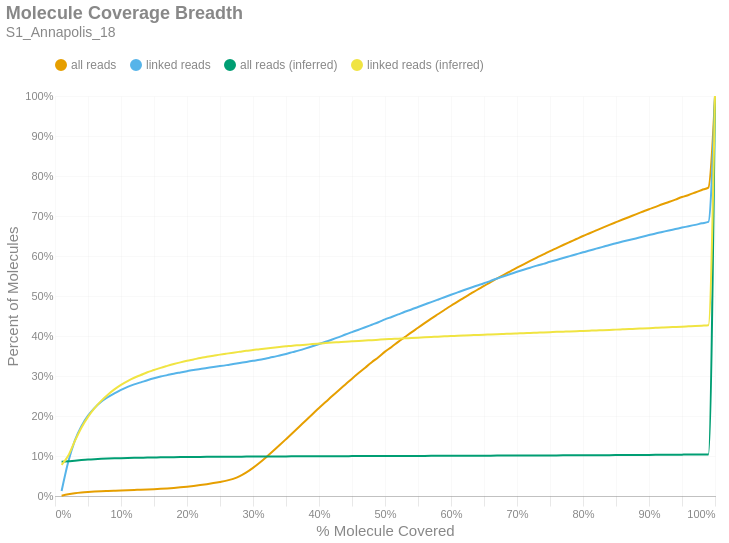

Here is the notebook cell this chart was saved with:
### Markdown cell above
### Molecule Read Coverage
This chart shows molecule coverage breadth as computed by the number of bases aligned to that molecule. In other words, "*how much of each unique long molecule is actually sequenced/aligned?*" Keep in mind there is a distinction between sequences and alignments, since some sequences belonging to a particular molecule may not align well and wouldn't appear in the alignment data. This chart also shows molecule coverage breadth as computed by the *inferred fragment* from which the aligned sequences originate. Unlike read coverage, this calculation takes into account the total insert size, including unsequenced gaps between the forward and reverse reads. Like the previous figures, these are cumulative percents.

### Code cell
if SKIPLR:
    print_html(f"Skipped")
else:
    binned_df = consolidated_hist(valids['coverage_bp'], mask, 0.01, True)
    binned_df_inf = consolidated_hist(valids['coverage_inserts'], mask, 0.01, True)
    binned_df = binned_df.with_columns(pl.lit(binned_df_inf['all reads (cumsum)']).alias('all reads (inferred)'))
    binned_df = binned_df.with_columns(pl.lit(binned_df_inf['linked reads (cumsum)']).alias('linked reads (inferred)'))
    binned_df = binned_df.with_columns(
        (pl.col('bin').cast(pl.Float64) + 0.01).alias('right_edge')
    )

    with SafeRender(binned_df):
        (
            density_plot(binned_df, 'Molecule Coverage Breadth', samplename, 'molcov', ['all reads (inferred)','linked reads (inferred)'])
            .encode(
                #x=alt.X('bin:Q', title="% Molecule Covered").axis(format = '%').scale(padding=0),
                x=alt.X('right_edge:Q', title="% Molecule Covered").axis(format='%').scale(padding=0),
                y=alt.Y('value:Q', title='Percent of Molecules')
                    .axis(format='%')
                    .stack(False)
                    .scale(domainMin=0, padding=0),
                color=alt.Color("key:N").scale(domain = ["all reads", "linked reads", "all reads (inferred)", "linked reads (inferred)"]),
                tooltip = [
                    alt.Tooltip("key:N", title = "Data Type"),
                    alt.Tooltip("range_label:N", title="% Molecule Covered"),
                    alt.Tooltip("value:Q", format = ".2%", title="% Molecules")
                ]
            )
        ).display()

### Figure 1 — Vega-Lite specification as saved in the notebook (floating-point values rounded to 4 significant figures)
{"width": "container", "height": 400, "config": {"title": {"anchor": "start", "dy": -15, "fontSize": 18, "color": "#888888", "subtitleColor": "#888888", "subtitleFontSize": 14}, "arc": {"fill": "#0072B2"}, "axis": {"domainColor": "#888888", "domainWidth": 0.5, "gridWidth": 0.2, "grid": false, "titleFontWeight": 400, "titleFontSize": 15, "labelFontSize": 11, "labelColor": "#888888", "tickColor": "#888888", "tickWidth": 0.2, "titleColor": "#888888"}, "axisBand": {"grid": false}, "axisX": {"grid": true, "tickSize": 10, "domainCap": "round"}, "axisY": {"domain": false, "grid": true, "tickSize": 0, "domainCap": "round"}, "background": "transparent", "header": {"labelFontSize": 15, "labelColor": "#888888", "titleFontSize": 15, "titleFontWeight": 600, "titleColor": "#888888"}, "legend": {"labelFont": "sans-serif", "labelFontSize": 12, "labelColor": "#888888", "symbolSize": 100, "symbolType": "circle", "titleFontSize": 12, "titlePadding": 10, "titleColor": "#888888", "title": null, "orient": "top"}, "range": {"category": ["#E69F00", "#56B4E9", "#009E73", "#F0E442", "#0072B2", "#D55E00", "#CC79A7", "#000000"], "diverging": ["#cfe8f3", "#a2d4ec", "#73bfe2", "#46abdb", "#1696d2", "#12719e"]}, "area": {"fill": "#0072B2", "fillOpacity": 0.7, "line": true, "strokeOpacity": 0.7}, "line": {"color": "#0072B2", "stroke": "#0072B2", "strokeWidth": 2}, "trail": {"color": "#0072B2", "stroke": "#0072B2", "strokeWidth": 0, "size": 1}, "point": {"filled": true, "fillOpacity": 1.0, "size": 95}, "text": {"color": "#888888", "fontSize": 11, "align": "right", "fontWeight": 400, "size": 11}, "bar": {"fill": "#0072B2", "stroke": null}, "view": {"stroke": null, "continuousWidth": 660, "continuousHeight": 400}}, "data": {"name": "data-eae383d91439b3470017e06de7d20aa4"}, "mark": {"type": "line", "interpolate": "monotone", "point": {"opacity": 0, "size": 275}}, "encoding": {"color": {"field": "key", "scale": {"domain": ["all reads", "linked reads", "all reads (inferred)", "linked reads (inferred)"]}, "type": "nominal"}, "tooltip": [{"field": "key", "title": "Data Type", "type": "nominal"}, {"field": "range_label", "title": "% Molecule Covered", "type": "nominal"}, {"field": "value", "format": ".2%", "title": "% Molecules", "type": "quantitative"}], "x": {"axis": {"format": "%"}, "field": "right_edge", "scale": {"padding": 0}, "title": "% Molecule Covered", "type": "quantitative"}, "y": {"axis": {"format": "%"}, "field": "value", "scale": {"domainMin": 0, "padding": 0}, "stack": false, "title": "Percent of Molecules", "type": "quantitative"}}, "params": [{"name": "param_c36ac31b6afebe62", "select": {"type": "point", "fields": ["key"]}, "bind": "legend"}], "title": {"text": "Molecule Coverage Breadth", "subtitle": "S1_Annapolis_18"}, "transform": [{"fold": ["all reads (cumsum)", "linked reads (cumsum)", "all reads (inferred)", "linked reads (inferred)"]}, {"calculate": "replace(datum.key, ' (cumsum)', '')", "as": "key"}, {"filter": {"param": "param_c36ac31b6afebe62"}}], "usermeta": {"embedOptions": {"downloadFileName": "S1_Annapolis_18.molcov"}}, "$schema": "https://vega.github.io/schema/vega-lite/v6.1.0.json", "datasets": {"data-eae383d91439b3470017e06de7d20aa4": [{"bin": "0.0", "interval": "0.0-0.01", "all reads": 0.0007457, "linked reads": 0.01241, "all reads (cumsum)": 0.0007457, "linked reads (cumsum)": 0.01241, "range_label": "0.0-0.01", "all reads (inferred)": 0.08556, "linked reads (inferred)": 0.07769, "right_edge": 0.01}, {"bin": "0.01", "interval": "0.01-0.02", "all reads": 0.003407, "linked reads": 0.07255, "all reads (cumsum)": 0.004152, "linked reads (cumsum)": 0.08496, "range_label": "0.01-0.02", "all reads (inferred)": 0.08665, "linked reads (inferred)": 0.1005, "right_edge": 0.02}, {"bin": "0.02", "interval": "0.02-0.03", "all reads": 0.002548, "linked reads": 0.05368, "all reads (cumsum)": 0.0067, "linked reads (cumsum)": 0.1386, "range_label": "0.02-0.03", "all reads (inferred)": 0.08831, "linked reads (inferred)": 0.1373, "right_edge": 0.03}, {"bin": "0.03", "interval": "0.03-0.04", "all reads": 0.001827, "linked reads": 0.03601, "all reads (cumsum)": 0.008528, "linked reads (cumsum)": 0.1747, "range_label": "0.03-0.04", "all reads (inferred)": 0.0898, "linked reads (inferred)": 0.1709, "right_edge": 0.04}, {"bin": "0.04", "interval": "0.04-0.05", "all reads": 0.001352, "linked reads": 0.02633, "all reads (cumsum)": 0.00988, "linked reads (cumsum)": 0.201, "range_label": "0.04-0.05", "all reads (inferred)": 0.09112, "linked reads (inferred)": 0.1979, "right_edge": 0.05}, {"bin": "0.05", "interval": "0.05-0.06", "all reads": 0.001072, "linked reads": 0.01943, "all reads (cumsum)": 0.01095, "linked reads (cumsum)": 0.2204, "range_label": "0.05-0.06", "all reads (inferred)": 0.09211, "linked reads (inferred)": 0.2198, "right_edge": 0.06}, {"bin": "0.06", "interval": "0.06-0.07", "all reads": 0.0008585, "linked reads": 0.01515, "all reads (cumsum)": 0.01181, "linked reads (cumsum)": 0.2356, "range_label": "0.06-0.07", "all reads (inferred)": 0.09292, "linked reads (inferred)": 0.2378, "right_edge": 0.07}, {"bin": "0.07", "interval": "0.07-0.08", "all reads": 0.0007059, "linked reads": 0.01153, "all reads (cumsum)": 0.01252, "linked reads (cumsum)": 0.2471, "range_label": "0.07-0.08", "all reads (inferred)": 0.09359, "linked reads (inferred)": 0.2531, "right_edge": 0.08}, {"bin": "0.08", "interval": "0.08-0.09", "all reads": 0.0006724, "linked reads": 0.009762, "all reads (cumsum)": 0.01319, "linked reads (cumsum)": 0.2569, "range_label": "0.08-0.09", "all reads (inferred)": 0.09418, "linked reads (inferred)": 0.2664, "right_edge": 0.09}, {"bin": "0.09", "interval": "0.09-0.1", "all reads": 0.0006596, "linked reads": 0.008642, "all reads (cumsum)": 0.01385, "linked reads (cumsum)": 0.2655, "range_label": "0.09-0.1", "all reads (inferred)": 0.09468, "linked reads (inferred)": 0.2776, "right_edge": 0.1}, {"bin": "0.1", "interval": "0.1-0.11", "all reads": 0.0006261, "linked reads": 0.007446, "all reads (cumsum)": 0.01447, "linked reads (cumsum)": 0.2729, "range_label": "0.1-0.11", "all reads (inferred)": 0.0951, "linked reads (inferred)": 0.2874, "right_edge": 0.11}, {"bin": "0.11", "interval": "0.11-0.12", "all reads": 0.0006046, "linked reads": 0.00612, "all reads (cumsum)": 0.01508, "linked reads (cumsum)": 0.2791, "range_label": "0.11-0.12", "all reads (inferred)": 0.09547, "linked reads (inferred)": 0.2956, "right_edge": 0.12}, {"bin": "0.12", "interval": "0.12-0.13", "all reads": 0.0005775, "linked reads": 0.005, "all reads (cumsum)": 0.01566, "linked reads (cumsum)": 0.2841, "range_label": "0.12-0.13", "all reads (inferred)": 0.09577, "linked reads (inferred)": 0.3024, "right_edge": 0.13}, {"bin": "0.13", "interval": "0.13-0.14", "all reads": 0.000639, "linked reads": 0.005239, "all reads (cumsum)": 0.0163, "linked reads (cumsum)": 0.2893, "range_label": "0.13-0.14", "all reads (inferred)": 0.09609, "linked reads (inferred)": 0.3095, "right_edge": 0.14}, {"bin": "0.14", "interval": "0.14-0.15", "all reads": 0.0007091, "linked reads": 0.004902, "all reads (cumsum)": 0.017, "linked reads (cumsum)": 0.2942, "range_label": "0.14-0.15", "all reads (inferred)": 0.09633, "linked reads (inferred)": 0.3148, "right_edge": 0.15}, {"bin": "0.15", "interval": "0.15-0.16", "all reads": 0.0008333, "linked reads": 0.004413, "all reads (cumsum)": 0.01784, "linked reads (cumsum)": 0.2986, "range_label": "0.15-0.16", "all reads (inferred)": 0.09657, "linked reads (inferred)": 0.3204, "right_edge": 0.16}, {"bin": "0.16", "interval": "0.16-0.17", "all reads": 0.001034, "linked reads": 0.003555, "all reads (cumsum)": 0.01887, "linked reads (cumsum)": 0.3022, "range_label": "0.16-0.17", "all reads (inferred)": 0.09679, "linked reads (inferred)": 0.3252, "right_edge": 0.17}, {"bin": "0.17", "interval": "0.17-0.18", "all reads": 0.001249, "linked reads": 0.003652, "all reads (cumsum)": 0.02012, "linked reads (cumsum)": 0.3058, "range_label": "0.17-0.18", "all reads (inferred)": 0.097, "linked reads (inferred)": 0.3298, "right_edge": 0.18}, {"bin": "0.18", "interval": "0.18-0.19", "all reads": 0.001457, "linked reads": 0.003152, "all reads (cumsum)": 0.02158, "linked reads (cumsum)": 0.309, "range_label": "0.18-0.19", "all reads (inferred)": 0.09719, "linked reads (inferred)": 0.3341, "right_edge": 0.19}, {"bin": "0.19", "interval": "0.19-0.2", "all reads": 0.001683, "linked reads": 0.00312, "all reads (cumsum)": 0.02326, "linked reads (cumsum)": 0.3121, "range_label": "0.19-0.2", "all reads (inferred)": 0.09737, "linked reads (inferred)": 0.338, "right_edge": 0.2}, {"bin": "0.2", "interval": "0.2-0.21", "all reads": 0.001884, "linked reads": 0.003, "all reads (cumsum)": 0.02515, "linked reads (cumsum)": 0.3151, "range_label": "0.2-0.21", "all reads (inferred)": 0.09752, "linked reads (inferred)": 0.3414, "right_edge": 0.21}, {"bin": "0.21", "interval": "0.21-0.22", "all reads": 0.00208, "linked reads": 0.002337, "all reads (cumsum)": 0.02723, "linked reads (cumsum)": 0.3174, "range_label": "0.21-0.22", "all reads (inferred)": 0.09768, "linked reads (inferred)": 0.3449, "right_edge": 0.22}, {"bin": "0.22", "interval": "0.22-0.23", "all reads": 0.002387, "linked reads": 0.002815, "all reads (cumsum)": 0.02961, "linked reads (cumsum)": 0.3202, "range_label": "0.22-0.23", "all reads (inferred)": 0.09781, "linked reads (inferred)": 0.3478, "right_edge": 0.23}, {"bin": "0.23", "interval": "0.23-0.24", "all reads": 0.002607, "linked reads": 0.002413, "all reads (cumsum)": 0.03222, "linked reads (cumsum)": 0.3227, "range_label": "0.23-0.24", "all reads (inferred)": 0.09794, "linked reads (inferred)": 0.3506, "right_edge": 0.24}, {"bin": "0.24", "interval": "0.24-0.25", "all reads": 0.00291, "linked reads": 0.002163, "all reads (cumsum)": 0.03513, "linked reads (cumsum)": 0.3248, "range_label": "0.24-0.25", "all reads (inferred)": 0.09807, "linked reads (inferred)": 0.3534, "right_edge": 0.25}, {"bin": "0.25", "interval": "0.25-0.26", "all reads": 0.003295, "linked reads": 0.00237, "all reads (cumsum)": 0.03842, "linked reads (cumsum)": 0.3272, "range_label": "0.25-0.26", "all reads (inferred)": 0.09819, "linked reads (inferred)": 0.356, "right_edge": 0.26}, {"bin": "0.26", "interval": "0.26-0.27", "all reads": 0.004503, "linked reads": 0.002761, "all reads (cumsum)": 0.04293, "linked reads (cumsum)": 0.33, "range_label": "0.26-0.27", "all reads (inferred)": 0.0983, "linked reads (inferred)": 0.3583, "right_edge": 0.27}, {"bin": "0.27", "interval": "0.27-0.28", "all reads": 0.006794, "linked reads": 0.002652, "all reads (cumsum)": 0.04972, "linked reads (cumsum)": 0.3326, "range_label": "0.27-0.28", "all reads (inferred)": 0.0984, "linked reads (inferred)": 0.3607, "right_edge": 0.28}, {"bin": "0.28", "interval": "0.28-0.29", "all reads": 0.009334, "linked reads": 0.002598, "all reads (cumsum)": 0.05906, "linked reads (cumsum)": 0.3352, "range_label": "0.28-0.29", "all reads (inferred)": 0.09851, "linked reads (inferred)": 0.3629, "right_edge": 0.29}, {"bin": "0.29", "interval": "0.29-0.3", "all reads": 0.01139, "linked reads": 0.002794, "all reads (cumsum)": 0.07044, "linked reads (cumsum)": 0.338, "range_label": "0.29-0.3", "all reads (inferred)": 0.0986, "linked reads (inferred)": 0.3648, "right_edge": 0.3}, {"bin": "0.3", "interval": "0.3-0.31", "all reads": 0.01268, "linked reads": 0.002641, "all reads (cumsum)": 0.08312, "linked reads (cumsum)": 0.3406, "range_label": "0.3-0.31", "all reads (inferred)": 0.0987, "linked reads (inferred)": 0.367, "right_edge": 0.31}, {"bin": "0.31", "interval": "0.31-0.32", "all reads": 0.01383, "linked reads": 0.00337, "all reads (cumsum)": 0.09695, "linked reads (cumsum)": 0.344, "range_label": "0.31-0.32", "all reads (inferred)": 0.09879, "linked reads (inferred)": 0.369, "right_edge": 0.32}, {"bin": "0.32", "interval": "0.32-0.33", "all reads": 0.01463, "linked reads": 0.003261, "all reads (cumsum)": 0.1116, "linked reads (cumsum)": 0.3473, "range_label": "0.32-0.33", "all reads (inferred)": 0.09888, "linked reads (inferred)": 0.3708, "right_edge": 0.33}, {"bin": "0.33", "interval": "0.33-0.34", "all reads": 0.01515, "linked reads": 0.003881, "all reads (cumsum)": 0.1267, "linked reads (cumsum)": 0.3512, "range_label": "0.33-0.34", "all reads (inferred)": 0.09897, "linked reads (inferred)": 0.3726, "right_edge": 0.34}, {"bin": "0.34", "interval": "0.34-0.35", "all reads": 0.0154, "linked reads": 0.004033, "all reads (cumsum)": 0.1421, "linked reads (cumsum)": 0.3552, "range_label": "0.34-0.35", "all reads (inferred)": 0.09904, "linked reads (inferred)": 0.3742, "right_edge": 0.35}, {"bin": "0.35", "interval": "0.35-0.36", "all reads": 0.01551, "linked reads": 0.0045, "all reads (cumsum)": 0.1576, "linked reads (cumsum)": 0.3597, "range_label": "0.35-0.36", "all reads (inferred)": 0.09913, "linked reads (inferred)": 0.3759, "right_edge": 0.36}, {"bin": "0.36", "interval": "0.36-0.37", "all reads": 0.01555, "linked reads": 0.004435, "all reads (cumsum)": 0.1732, "linked reads (cumsum)": 0.3641, "range_label": "0.36-0.37", "all reads (inferred)": 0.09919, "linked reads (inferred)": 0.3771, "right_edge": 0.37}, {"bin": "0.37", "interval": "0.37-0.38", "all reads": 0.01562, "linked reads": 0.004979, "all reads (cumsum)": 0.1888, "linked reads (cumsum)": 0.3691, "range_label": "0.37-0.38", "all reads (inferred)": 0.09925, "linked reads (inferred)": 0.3784, "right_edge": 0.38}, {"bin": "0.38", "interval": "0.38-0.39", "all reads": 0.01555, "linked reads": 0.005272, "all reads (cumsum)": 0.2044, "linked reads (cumsum)": 0.3744, "range_label": "0.38-0.39", "all reads (inferred)": 0.09932, "linked reads (inferred)": 0.3798, "right_edge": 0.39}, {"bin": "0.39", "interval": "0.39-0.4", "all reads": 0.01571, "linked reads": 0.005685, "all reads (cumsum)": 0.2201, "linked reads (cumsum)": 0.3801, "range_label": "0.39-0.4", "all reads (inferred)": 0.09939, "linked reads (inferred)": 0.381, "right_edge": 0.4}, {"bin": "0.4", "interval": "0.4-0.41", "all reads": 0.0148, "linked reads": 0.0055, "all reads (cumsum)": 0.2349, "linked reads (cumsum)": 0.3856, "range_label": "0.4-0.41", "all reads (inferred)": 0.09946, "linked reads (inferred)": 0.3822, "right_edge": 0.41}, {"bin": "0.41", "interval": "0.41-0.42", "all reads": 0.01512, "linked reads": 0.005566, "all reads (cumsum)": 0.25, "linked reads (cumsum)": 0.3911, "range_label": "0.41-0.42", "all reads (inferred)": 0.09952, "linked reads (inferred)": 0.3835, "right_edge": 0.42}, {"bin": "0.42", "interval": "0.42-0.43", "all reads": 0.01466, "linked reads": 0.005979, "all reads (cumsum)": 0.2647, "linked reads (cumsum)": 0.3971, "range_label": "0.42-0.43", "all reads (inferred)": 0.09958, "linked reads (inferred)": 0.3846, "right_edge": 0.43}, {"bin": "0.43", "interval": "0.43-0.44", "all reads": 0.01432, "linked reads": 0.006566, "all reads (cumsum)": 0.279, "linked reads (cumsum)": 0.4037, "range_label": "0.43-0.44", "all reads (inferred)": 0.09964, "linked reads (inferred)": 0.3858, "right_edge": 0.44}, {"bin": "0.44", "interval": "0.44-0.45", "all reads": 0.01436, "linked reads": 0.006033, "all reads (cumsum)": 0.2933, "linked reads (cumsum)": 0.4097, "range_label": "0.44-0.45", "all reads (inferred)": 0.09969, "linked reads (inferred)": 0.3866, "right_edge": 0.45}, {"bin": "0.45", "interval": "0.45-0.46", "all reads": 0.01391, "linked reads": 0.006033, "all reads (cumsum)": 0.3073, "linked reads (cumsum)": 0.4157, "range_label": "0.45-0.46", "all reads (inferred)": 0.09975, "linked reads (inferred)": 0.3875, "right_edge": 0.46}, {"bin": "0.46", "interval": "0.46-0.47", "all reads": 0.0136, "linked reads": 0.006087, "all reads (cumsum)": 0.3209, "linked reads (cumsum)": 0.4218, "range_label": "0.46-0.47", "all reads (inferred)": 0.09981, "linked reads (inferred)": 0.3886, "right_edge": 0.47}, {"bin": "0.47", "interval": "0.47-0.48", "all reads": 0.01349, "linked reads": 0.006326, "all reads (cumsum)": 0.3343, "linked reads (cumsum)": 0.4281, "range_label": "0.47-0.48", "all reads (inferred)": 0.09986, "linked reads (inferred)": 0.3895, "right_edge": 0.48}, {"bin": "0.48", "interval": "0.48-0.49", "all reads": 0.01269, "linked reads": 0.006326, "all reads (cumsum)": 0.347, "linked reads (cumsum)": 0.4345, "range_label": "0.48-0.49", "all reads (inferred)": 0.09992, "linked reads (inferred)": 0.3906, "right_edge": 0.49}, {"bin": "0.49", "interval": "0.49-0.5", "all reads": 0.0139, "linked reads": 0.006979, "all reads (cumsum)": 0.3609, "linked reads (cumsum)": 0.4415, "range_label": "0.49-0.5", "all reads (inferred)": 0.09999, "linked reads (inferred)": 0.3917, "right_edge": 0.5}, {"bin": "0.5", "interval": "0.5-0.51", "all reads": 0.01163, "linked reads": 0.006153, "all reads (cumsum)": 0.3726, "linked reads (cumsum)": 0.4476, "range_label": "0.5-0.51", "all reads (inferred)": 0.1, "linked reads (inferred)": 0.3925, "right_edge": 0.51}, {"bin": "0.51", "interval": "0.51-0.52", "all reads": 0.01275, "linked reads": 0.006359, "all reads (cumsum)": 0.3853, "linked reads (cumsum)": 0.454, "range_label": "0.51-0.52", "all reads (inferred)": 0.1001, "linked reads (inferred)": 0.3934, "right_edge": 0.52}, {"bin": "0.52", "interval": "0.52-0.53", "all reads": 0.01186, "linked reads": 0.006598, "all reads (cumsum)": 0.3972, "linked reads (cumsum)": 0.4606, "range_label": "0.52-0.53", "all reads (inferred)": 0.1001, "linked reads (inferred)": 0.3942, "right_edge": 0.53}, {"bin": "0.53", "interval": "0.53-0.54", "all reads": 0.01187, "linked reads": 0.005826, "all reads (cumsum)": 0.4091, "linked reads (cumsum)": 0.4664, "range_label": "0.53-0.54", "all reads (inferred)": 0.1002, "linked reads (inferred)": 0.3951, "right_edge": 0.54}, {"bin": "0.54", "interval": "0.54-0.55", "all reads": 0.01146, "linked reads": 0.00624, "all reads (cumsum)": 0.4205, "linked reads (cumsum)": 0.4726, "range_label": "0.54-0.55", "all reads (inferred)": 0.1002, "linked reads (inferred)": 0.3959, "right_edge": 0.55}, {"bin": "0.55", "interval": "0.55-0.56", "all reads": 0.01166, "linked reads": 0.006109, "all reads (cumsum)": 0.4322, "linked reads (cumsum)": 0.4787, "range_label": "0.55-0.56", "all reads (inferred)": 0.1003, "linked reads (inferred)": 0.3967, "right_edge": 0.56}, {"bin": "0.56", "interval": "0.56-0.57", "all reads": 0.01133, "linked reads": 0.005913, "all reads (cumsum)": 0.4435, "linked reads (cumsum)": 0.4847, "range_label": "0.56-0.57", "all reads (inferred)": 0.1004, "linked reads (inferred)": 0.3975, "right_edge": 0.57}, {"bin": "0.57", "interval": "0.57-0.58", "all reads": 0.0108, "linked reads": 0.006087, "all reads (cumsum)": 0.4543, "linked reads (cumsum)": 0.4907, "range_label": "0.57-0.58", "all reads (inferred)": 0.1004, "linked reads (inferred)": 0.3984, "right_edge": 0.58}, {"bin": "0.58", "interval": "0.58-0.59", "all reads": 0.01075, "linked reads": 0.006163, "all reads (cumsum)": 0.465, "linked reads (cumsum)": 0.4969, "range_label": "0.58-0.59", "all reads (inferred)": 0.1005, "linked reads (inferred)": 0.3992, "right_edge": 0.59}, {"bin": "0.59", "interval": "0.59-0.6", "all reads": 0.01062, "linked reads": 0.006109, "all reads (cumsum)": 0.4757, "linked reads (cumsum)": 0.503, "range_label": "0.59-0.6", "all reads (inferred)": 0.1005, "linked reads (inferred)": 0.3999, "right_edge": 0.6}, {"bin": "0.6", "interval": "0.6-0.61", "all reads": 0.01009, "linked reads": 0.006, "all reads (cumsum)": 0.4858, "linked reads (cumsum)": 0.509, "range_label": "0.6-0.61", "all reads (inferred)": 0.1006, "linked reads (inferred)": 0.4007, "right_edge": 0.61}, {"bin": "0.61", "interval": "0.61-0.62", "all reads": 0.01029, "linked reads": 0.005968, "all reads (cumsum)": 0.496, "linked reads (cumsum)": 0.515, "range_label": "0.61-0.62", "all reads (inferred)": 0.1007, "linked reads (inferred)": 0.4014, "right_edge": 0.62}, {"bin": "0.62", "interval": "0.62-0.63", "all reads": 0.009765, "linked reads": 0.005729, "all reads (cumsum)": 0.5058, "linked reads (cumsum)": 0.5207, "range_label": "0.62-0.63", "all reads (inferred)": 0.1007, "linked reads (inferred)": 0.402, "right_edge": 0.63}, {"bin": "0.63", "interval": "0.63-0.64", "all reads": 0.009825, "linked reads": 0.005522, "all reads (cumsum)": 0.5156, "linked reads (cumsum)": 0.5262, "range_label": "0.63-0.64", "all reads (inferred)": 0.1008, "linked reads (inferred)": 0.4025, "right_edge": 0.64}, {"bin": "0.64", "interval": "0.64-0.65", "all reads": 0.009449, "linked reads": 0.005544, "all reads (cumsum)": 0.5251, "linked reads (cumsum)": 0.5318, "range_label": "0.64-0.65", "all reads (inferred)": 0.1008, "linked reads (inferred)": 0.4031, "right_edge": 0.65}, {"bin": "0.65", "interval": "0.65-0.66", "all reads": 0.009804, "linked reads": 0.006142, "all reads (cumsum)": 0.5349, "linked reads (cumsum)": 0.5379, "range_label": "0.65-0.66", "all reads (inferred)": 0.1009, "linked reads (inferred)": 0.404, "right_edge": 0.66}, {"bin": "0.66", "interval": "0.66-0.67", "all reads": 0.009061, "linked reads": 0.00599, "all reads (cumsum)": 0.5439, "linked reads (cumsum)": 0.5439, "range_label": "0.66-0.67", "all reads (inferred)": 0.101, "linked reads (inferred)": 0.4046, "right_edge": 0.67}, {"bin": "0.67", "interval": "0.67-0.68", "all reads": 0.009081, "linked reads": 0.005576, "all reads (cumsum)": 0.553, "linked reads (cumsum)": 0.5495, "range_label": "0.67-0.68", "all reads (inferred)": 0.101, "linked reads (inferred)": 0.4052, "right_edge": 0.68}, {"bin": "0.68", "interval": "0.68-0.69", "all reads": 0.008825, "linked reads": 0.0055, "all reads (cumsum)": 0.5619, "linked reads (cumsum)": 0.555, "range_label": "0.68-0.69", "all reads (inferred)": 0.1011, "linked reads (inferred)": 0.4057, "right_edge": 0.69}, {"bin": "0.69", "interval": "0.69-0.7", "all reads": 0.008901, "linked reads": 0.005533, "all reads (cumsum)": 0.5708, "linked reads (cumsum)": 0.5605, "range_label": "0.69-0.7", "all reads (inferred)": 0.1011, "linked reads (inferred)": 0.4064, "right_edge": 0.7}, {"bin": "0.7", "interval": "0.7-0.71", "all reads": 0.008509, "linked reads": 0.00525, "all reads (cumsum)": 0.5793, "linked reads (cumsum)": 0.5658, "range_label": "0.7-0.71", "all reads (inferred)": 0.1012, "linked reads (inferred)": 0.407, "right_edge": 0.71}, {"bin": "0.71", "interval": "0.71-0.72", "all reads": 0.008339, "linked reads": 0.005033, "all reads (cumsum)": 0.5876, "linked reads (cumsum)": 0.5708, "range_label": "0.71-0.72", "all reads (inferred)": 0.1013, "linked reads (inferred)": 0.4076, "right_edge": 0.72}, {"bin": "0.72", "interval": "0.72-0.73", "all reads": 0.008225, "linked reads": 0.005109, "all reads (cumsum)": 0.5958, "linked reads (cumsum)": 0.5759, "range_label": "0.72-0.73", "all reads (inferred)": 0.1013, "linked reads (inferred)": 0.4083, "right_edge": 0.73}, {"bin": "0.73", "interval": "0.73-0.74", "all reads": 0.008012, "linked reads": 0.0045, "all reads (cumsum)": 0.6038, "linked reads (cumsum)": 0.5804, "range_label": "0.73-0.74", "all reads (inferred)": 0.1014, "linked reads (inferred)": 0.4089, "right_edge": 0.74}, {"bin": "0.74", "interval": "0.74-0.75", "all reads": 0.008388, "linked reads": 0.005022, "all reads (cumsum)": 0.6122, "linked reads (cumsum)": 0.5854, "range_label": "0.74-0.75", "all reads (inferred)": 0.1015, "linked reads (inferred)": 0.4096, "right_edge": 0.75}, {"bin": "0.75", "interval": "0.75-0.76", "all reads": 0.007637, "linked reads": 0.004761, "all reads (cumsum)": 0.6199, "linked reads (cumsum)": 0.5902, "range_label": "0.75-0.76", "all reads (inferred)": 0.1015, "linked reads (inferred)": 0.4103, "right_edge": 0.76}, {"bin": "0.76", "interval": "0.76-0.77", "all reads": 0.007688, "linked reads": 0.004892, "all reads (cumsum)": 0.6276, "linked reads (cumsum)": 0.5951, "range_label": "0.76-0.77", "all reads (inferred)": 0.1016, "linked reads (inferred)": 0.4109, "right_edge": 0.77}, {"bin": "0.77", "interval": "0.77-0.78", "all reads": 0.007474, "linked reads": 0.004685, "all reads (cumsum)": 0.635, "linked reads (cumsum)": 0.5998, "range_label": "0.77-0.78", "all reads (inferred)": 0.1017, "linked reads (inferred)": 0.4115, "right_edge": 0.78}, {"bin": "0.78", "interval": "0.78-0.79", "all reads": 0.00739, "linked reads": 0.004685, "all reads (cumsum)": 0.6424, "linked reads (cumsum)": 0.6045, "range_label": "0.78-0.79", "all reads (inferred)": 0.1018, "linked reads (inferred)": 0.4121, "right_edge": 0.79}, {"bin": "0.79", "interval": "0.79-0.8", "all reads": 0.007501, "linked reads": 0.004902, "all reads (cumsum)": 0.6499, "linked reads (cumsum)": 0.6094, "range_label": "0.79-0.8", "all reads (inferred)": 0.1018, "linked reads (inferred)": 0.4128, "right_edge": 0.8}, {"bin": "0.8", "interval": "0.8-0.81", "all reads": 0.00689, "linked reads": 0.004457, "all reads (cumsum)": 0.6568, "linked reads (cumsum)": 0.6138, "range_label": "0.8-0.81", "all reads (inferred)": 0.1019, "linked reads (inferred)": 0.4134, "right_edge": 0.81}, {"bin": "0.81", "interval": "0.81-0.82", "all reads": 0.007122, "linked reads": 0.004544, "all reads (cumsum)": 0.6639, "linked reads (cumsum)": 0.6184, "range_label": "0.81-0.82", "all reads (inferred)": 0.102, "linked reads (inferred)": 0.414, "right_edge": 0.82}, {"bin": "0.82", "interval": "0.82-0.83", "all reads": 0.007037, "linked reads": 0.004511, "all reads (cumsum)": 0.671, "linked reads (cumsum)": 0.6229, "range_label": "0.82-0.83", "all reads (inferred)": 0.1021, "linked reads (inferred)": 0.4145, "right_edge": 0.83}, {"bin": "0.83", "interval": "0.83-0.84", "all reads": 0.006856, "linked reads": 0.004718, "all reads (cumsum)": 0.6778, "linked reads (cumsum)": 0.6276, "range_label": "0.83-0.84", "all reads (inferred)": 0.1022, "linked reads (inferred)": 0.4151, "right_edge": 0.84}, {"bin": "0.84", "interval": "0.84-0.85", "all reads": 0.006691, "linked reads": 0.00425, "all reads (cumsum)": 0.6845, "linked reads (cumsum)": 0.6318, "range_label": "0.84-0.85", "all reads (inferred)": 0.1023, "linked reads (inferred)": 0.4159, "right_edge": 0.85}, {"bin": "0.85", "interval": "0.85-0.86", "all reads": 0.006643, "linked reads": 0.00425, "all reads (cumsum)": 0.6912, "linked reads (cumsum)": 0.6361, "range_label": "0.85-0.86", "all reads (inferred)": 0.1024, "linked reads (inferred)": 0.4166, "right_edge": 0.86}, {"bin": "0.86", "interval": "0.86-0.87", "all reads": 0.006454, "linked reads": 0.003946, "all reads (cumsum)": 0.6976, "linked reads (cumsum)": 0.64, "range_label": "0.86-0.87", "all reads (inferred)": 0.1025, "linked reads (inferred)": 0.4173, "right_edge": 0.87}, {"bin": "0.87", "interval": "0.87-0.88", "all reads": 0.00662, "linked reads": 0.003957, "all reads (cumsum)": 0.7042, "linked reads (cumsum)": 0.644, "range_label": "0.87-0.88", "all reads (inferred)": 0.1026, "linked reads (inferred)": 0.4182, "right_edge": 0.88}, {"bin": "0.88", "interval": "0.88-0.89", "all reads": 0.006344, "linked reads": 0.004229, "all reads (cumsum)": 0.7106, "linked reads (cumsum)": 0.6482, "range_label": "0.88-0.89", "all reads (inferred)": 0.1027, "linked reads (inferred)": 0.4189, "right_edge": 0.89}, {"bin": "0.89", "interval": "0.89-0.9", "all reads": 0.006292, "linked reads": 0.004055, "all reads (cumsum)": 0.7169, "linked reads (cumsum)": 0.6523, "range_label": "0.89-0.9", "all reads (inferred)": 0.1028, "linked reads (inferred)": 0.4196, "right_edge": 0.9}, {"bin": "0.9", "interval": "0.9-0.91", "all reads": 0.005896, "linked reads": 0.004098, "all reads (cumsum)": 0.7228, "linked reads (cumsum)": 0.6564, "range_label": "0.9-0.91", "all reads (inferred)": 0.1029, "linked reads (inferred)": 0.4204, "right_edge": 0.91}, {"bin": "0.91", "interval": "0.91-0.92", "all reads": 0.006536, "linked reads": 0.003729, "all reads (cumsum)": 0.7293, "linked reads (cumsum)": 0.6601, "range_label": "0.91-0.92", "all reads (inferred)": 0.103, "linked reads (inferred)": 0.4212, "right_edge": 0.92}, {"bin": "0.92", "interval": "0.92-0.93", "all reads": 0.005598, "linked reads": 0.003794, "all reads (cumsum)": 0.7349, "linked reads (cumsum)": 0.6639, "range_label": "0.92-0.93", "all reads (inferred)": 0.1031, "linked reads (inferred)": 0.422, "right_edge": 0.93}, {"bin": "0.93", "interval": "0.93-0.94", "all reads": 0.006054, "linked reads": 0.0035, "all reads (cumsum)": 0.7409, "linked reads (cumsum)": 0.6674, "range_label": "0.93-0.94", "all reads (inferred)": 0.1033, "linked reads (inferred)": 0.4226, "right_edge": 0.94}, {"bin": "0.94", "interval": "0.94-0.95", "all reads": 0.006471, "linked reads": 0.003631, "all reads (cumsum)": 0.7474, "linked reads (cumsum)": 0.671, "range_label": "0.94-0.95", "all reads (inferred)": 0.1034, "linked reads (inferred)": 0.4232, "right_edge": 0.95}, {"bin": "0.95", "interval": "0.95-0.96", "all reads": 0.005234, "linked reads": 0.003326, "all reads (cumsum)": 0.7527, "linked reads (cumsum)": 0.6743, "range_label": "0.95-0.96", "all reads (inferred)": 0.1036, "linked reads (inferred)": 0.4241, "right_edge": 0.96}, {"bin": "0.96", "interval": "0.96-0.97", "all reads": 0.006116, "linked reads": 0.003511, "all reads (cumsum)": 0.7588, "linked reads (cumsum)": 0.6779, "range_label": "0.96-0.97", "all reads (inferred)": 0.1037, "linked reads (inferred)": 0.4249, "right_edge": 0.97}, {"bin": "0.97", "interval": "0.97-0.98", "all reads": 0.006262, "linked reads": 0.003837, "all reads (cumsum)": 0.765, "linked reads (cumsum)": 0.6817, "range_label": "0.97-0.98", "all reads (inferred)": 0.1039, "linked reads (inferred)": 0.4259, "right_edge": 0.98}, {"bin": "0.98", "interval": "0.98-0.99", "all reads": 0.006015, "linked reads": 0.003468, "all reads (cumsum)": 0.771, "linked reads (cumsum)": 0.6852, "range_label": "0.98-0.99", "all reads (inferred)": 0.1041, "linked reads (inferred)": 0.427, "right_edge": 0.99}, {"bin": "0.99", "interval": "0.99-1.0", "all reads": 0.229, "linked reads": 0.3148, "all reads (cumsum)": 1.0, "linked reads (cumsum)": 1.0, "range_label": "0.99-1.0", "all reads (inferred)": 1.0, "linked reads (inferred)": 1.0, "right_edge": 1.0}]}}
